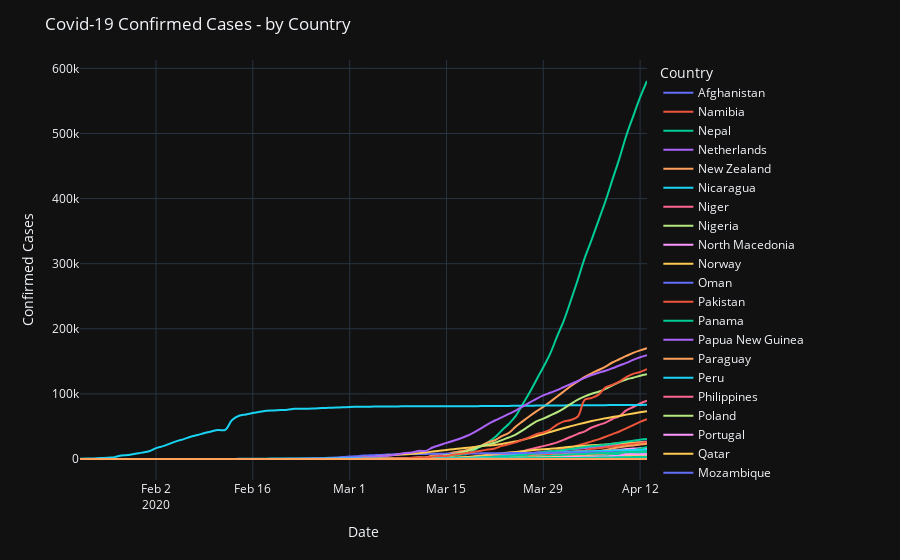

Write notebook code for a chart like this one.
### Code cell
fig3 = px.line(x=country_ts['Date'], 
        y=country_ts["Confirmed"], 
        color=country_ts["Country/Region"], 
        hover_name=country_ts["Country/Region"],
        line_shape="spline", 
        render_mode="svg", 
        template='plotly_dark'
        ,height=550
        ,width=900
)

# Add labels
fig3.update_layout(
    title = "Covid-19 Confirmed Cases - by Country",
    xaxis_title = "Date",
    yaxis_title = "Confirmed Cases",
    legend_title = "Country"
)

fig3.show()
